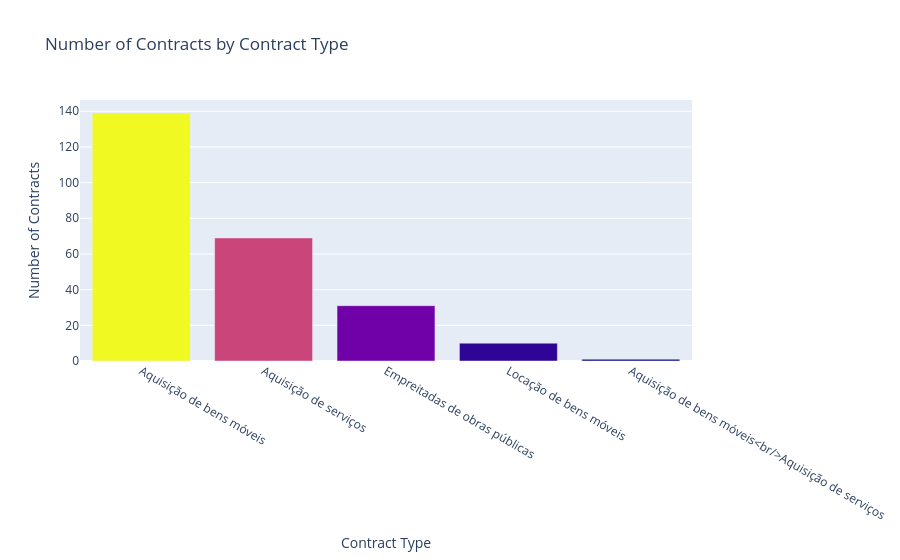

Notebook cell for this chart:
### Code cell
df_counts = df['Tipo(s) de Contrato'].value_counts().reset_index()
df_counts.columns = ['Tipo(s) de Contrato', 'count']

bar_chart(
    data=df_counts,
    x='Tipo(s) de Contrato',
    y='count',
    title='Number of Contracts by Contract Type',
    labels={'Tipo(s) de Contrato': 'Contract Type', 'count': 'Number of Contracts'},
    top_n=20
)

### Figure 1 — Plotly figure (JSON) as saved in the notebook; plotly's stock layout.template omitted (floating-point values rounded to 4 significant figures)
{"data": [{"hovertemplate": "Contract Type=%{x}<br>Number of Contracts=%{marker.color}<extra></extra>", "legendgroup": "", "marker": {"color": [139, 69, 31, 10, 1], "coloraxis": "coloraxis", "pattern": {"shape": ""}}, "name": "", "orientation": "v", "showlegend": false, "textposition": "auto", "type": "bar", "x": ["Aquisição de bens móveis", "Aquisição de serviços", "Empreitadas de obras públicas", "Locação de bens móveis", "Aquisição de bens móveis<br/>Aquisição de serviços"], "xaxis": "x", "y": [139, 69, 31, 10, 1], "yaxis": "y"}], "layout": {"barmode": "relative", "coloraxis": {"colorbar": {"title": {"text": "Number of Contracts"}}, "colorscale": [[0, "#0d0887"], [0.1111, "#46039f"], [0.2222, "#7201a8"], [0.3333, "#9c179e"], [0.4444, "#bd3786"], [0.5556, "#d8576b"], [0.6667, "#ed7953"], [0.7778, "#fb9f3a"], [0.8889, "#fdca26"], [1, "#f0f921"]], "showscale": false}, "legend": {"tracegroupgap": 0}, "showlegend": false, "title": {"text": "Number of Contracts by Contract Type"}, "xaxis": {"anchor": "y", "domain": [0, 1], "title": {"text": "Contract Type"}}, "yaxis": {"anchor": "x", "domain": [0, 1], "title": {"text": "Number of Contracts"}}}}
